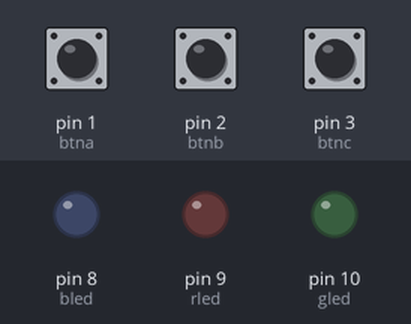
Bench run of a sketch on a simulated Arduino Uno, built with avr-gcc and run on an emulated ATmega328P. On the bench: output pins drawn as LEDs (lit = HIGH). Dashed ring = blinking. The inputs (shaded band) are chosen by the test bench; at power-on: pin 1 (btna) LOW, pin 2 (btnb) LOW, pin 3 (btnc) LOW. Random numbers use the default seed unless the sketch sets one.

Above: at 1.2 s.
1.3 s: pin 1 (btna) pulled HIGH for 3.2 s
At 2.1 s:
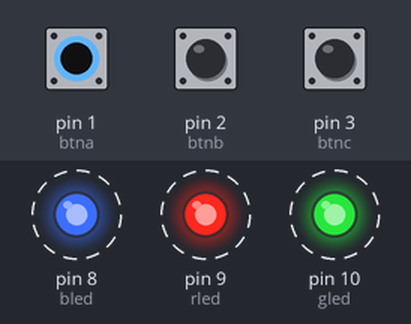
6.0 s: pin 2 (btnb) pulled HIGH for 3.2 s
At 6.8 s:
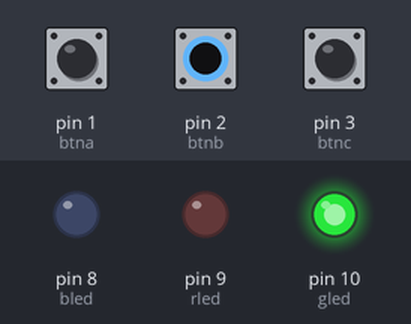
11.5 s: pin 3 (btnc) pulled HIGH for 3.2 s
At 12.6 s:
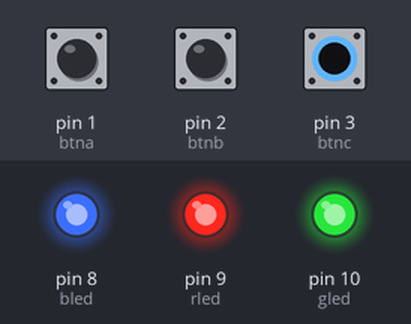
Timing chart, 0 to 16.2 s (numbered marks = the images above; inputs shaded):
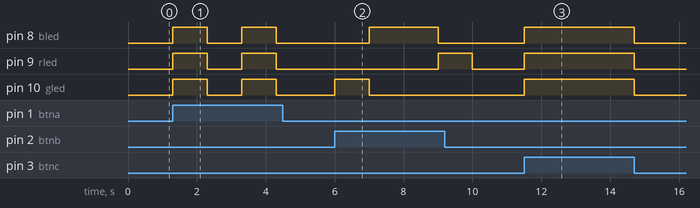

Measured:
- after the input at 1.3 s, pin 8 (bled), pin 9 (rled), pin 10 (gled): alternates HIGH for 1.0 s and LOW for 1.0 s, starting at once
- after the input at 6.0 s, pin 8 (bled): LOW → HIGH after 1.0 s, → LOW 2.0 s later; pin 9 (rled): LOW → HIGH after 3.0 s, → LOW 1.0 s later; pin 10 (gled): LOW → HIGH at once, → LOW 1.0 s later
- after the input at 11.5 s, pin 8 (bled), pin 9 (rled), pin 10 (gled): LOW → HIGH at once, → LOW 3.2 s later

The sketch:

mybtnlist.ino
```cpp
int btna,btndrma;// burda göz kırpcak
int btnb,btndrmb;// burda random göz tıklaması yapıcak
int btnc,btndrmc;//burda kara şimsek gibi yanıp sönecek
int rled,bled,gled;
int numbers;
void tanimla(){
 btna=1;
 btnb=2;
 btnc=3;

 rled=9;
 bled=8;
 gled=10;

}

void setup() {
 tanimla();
 pinMode(btna,INPUT);
 pinMode(btnb,INPUT);
 pinMode(btnc,INPUT);
 pinMode(rled,OUTPUT);
 pinMode(bled,OUTPUT);
 pinMode(gled,OUTPUT);
}

void loop() {
  btndrma=digitalRead(btna);
  btndrmb=digitalRead(btnb);
  btndrmc=digitalRead(btnc);
  if(btndrma == HIGH && btndrmb != HIGH && btndrmc != HIGH){
  digitalWrite(rled,HIGH);
  digitalWrite(bled,HIGH);
  digitalWrite(gled,HIGH);
  delay(1000);
  digitalWrite(rled,LOW);
  digitalWrite(gled,LOW);
  digitalWrite(bled,LOW);
  delay(1000);
  }else if(btndrmb== HIGH  && btndrma != HIGH && btndrmc != HIGH){
  numbers = random(7,11);
  digitalWrite(numbers,HIGH);
  delay(1000);
  digitalWrite(numbers,LOW);
  }else if(btndrmc== HIGH && btndrma !=HIGH && btndrmb != HIGH){
  digitalWrite(rled,HIGH);
  digitalWrite(bled,HIGH);
  digitalWrite(gled,HIGH);
  }
  else{
  digitalWrite(rled,LOW);
  digitalWrite(bled,LOW);
  digitalWrite(gled,LOW);
  }
}
```
